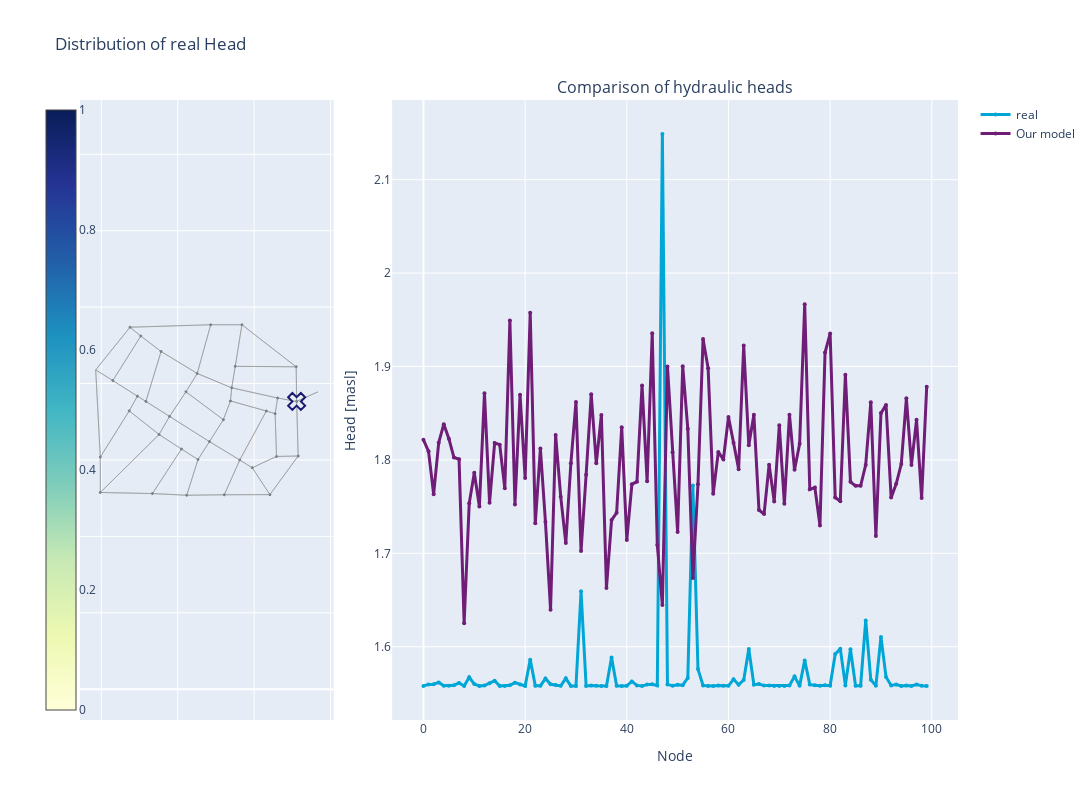

Notebook cell for this chart:
### Code cell
from utils.Dashboard import Dashboard
from IPython.display import display

_,_,_, pred, real, time = testing(model, val_loader)
d = Dashboard(pd.DataFrame(real.reshape(-1,n_nodes)),pd.DataFrame(pred.reshape(-1,n_nodes)),to_networkx(val_dataset[0],node_attrs=['pos']))
f = d.display_results()
display(f)

### Figure 1 — Plotly figure (JSON) as saved in the notebook; plotly's stock layout.template omitted (floating-point values rounded to 4 significant figures; data arrays with more than 128 entries replaced by an {"elided": "..."} marker saying what was removed)
{"data": [{"hovertemplate": "%{text}", "marker": {"cmax": 1, "cmin": 0, "color": [1.558, 1.446, 1.173, 1.422, 1.145, 1.993, 2.286, 2.133, 2.056, 1.391, 1.287, 1.453, 1.34, 1.51, 1.693, 1.83, 1.654, 1.373, 1.509, 1.558, 1.554, 1.764, 1.815, 2.245, 1.847, 1.346, 1.473, 2.026, 1.573, 1.489, 1.403, 1.399, 1.587, 1.581, 1.729, 1.805], "colorbar": {"ticklabelposition": "outside", "x": -0.05}, "colorscale": [[0.0, "rgb(255,255,217)"], [0.125, "rgb(237,248,177)"], [0.25, "rgb(199,233,180)"], [0.375, "rgb(127,205,187)"], [0.5, "rgb(65,182,196)"], [0.625, "rgb(29,145,192)"], [0.75, "rgb(34,94,168)"], [0.875, "rgb(37,52,148)"], [1.0, "rgb(8,29,88)"]], "line": {"color": "DarkSlateGrey", "width": 1}, "showscale": true, "size": [0.4131, 0.3015, 0.02841, 0.2766, 0.0, 0.8481, 1.141, 0.9882, 0.9112, 0.246, 0.1421, 0.3077, 0.1947, 0.365, 0.5477, 0.6853, 0.5086, 0.2285, 0.3644, 0.4131, 0.4091, 0.6193, 0.6697, 1.1, 0.7023, 0.2006, 0.328, 0.881, 0.4278, 0.3444, 0.2577, 0.254, 0.4416, 0.4358, 0.5841, 0.66], "sizemin": 1, "sizeref": 1.143}, "mode": "markers", "name": "coordinates", "showlegend": false, "text": ["<b><br> Node ID: </b> 0 <br> <b>Value:</b> 1.56", "<b><br> Node ID: </b> 1 <br> <b>Value:</b> 1.45", "<b><br> Node ID: </b> 2 <br> <b>Value:</b> 1.17", "<b><br> Node ID: </b> 3 <br> <b>Value:</b> 1.42", "<b><br> Node ID: </b> 4 <br> <b>Value:</b> 1.14", "<b><br> Node ID: </b> 5 <br> <b>Value:</b> 1.99", "<b><br> Node ID: </b> 6 <br> <b>Value:</b> 2.29", "<b><br> Node ID: </b> 7 <br> <b>Value:</b> 2.13", "<b><br> Node ID: </b> 8 <br> <b>Value:</b> 2.06", "<b><br> Node ID: </b> 9 <br> <b>Value:</b> 1.39", "<b><br> Node ID: </b> 10 <br> <b>Value:</b> 1.29", "<b><br> Node ID: </b> 11 <br> <b>Value:</b> 1.45", "<b><br> Node ID: </b> 12 <br> <b>Value:</b> 1.34", "<b><br> Node ID: </b> 13 <br> <b>Value:</b> 1.51", "<b><br> Node ID: </b> 14 <br> <b>Value:</b> 1.69", "<b><br> Node ID: </b> 15 <br> <b>Value:</b> 1.83", "<b><br> Node ID: </b> 16 <br> <b>Value:</b> 1.65", "<b><br> Node ID: </b> 17 <br> <b>Value:</b> 1.37", "<b><br> Node ID: </b> 18 <br> <b>Value:</b> 1.51", "<b><br> Node ID: </b> 19 <br> <b>Value:</b> 1.56", "<b><br> Node ID: </b> 20 <br> <b>Value:</b> 1.55", "<b><br> Node ID: </b> 21 <br> <b>Value:</b> 1.76", "<b><br> Node ID: </b> 22 <br> <b>Value:</b> 1.81", "<b><br> Node ID: </b> 23 <br> <b>Value:</b> 2.25", "<b><br> Node ID: </b> 24 <br> <b>Value:</b> 1.85", "<b><br> Node ID: </b> 25 <br> <b>Value:</b> 1.35", "<b><br> Node ID: </b> 26 <br> <b>Value:</b> 1.47", "<b><br> Node ID: </b> 27 <br> <b>Value:</b> 2.03", "<b><br> Node ID: </b> 28 <br> <b>Value:</b> 1.57", "<b><br> Node ID: </b> 29 <br> <b>Value:</b> 1.49", "<b><br> Node ID: </b> 30 <br> <b>Value:</b> 1.40", "<b><br> Node ID: </b> 31 <br> <b>Value:</b> 1.40", "<b><br> Node ID: </b> 32 <br> <b>Value:</b> 1.59", "<b><br> Node ID: </b> 33 <br> <b>Value:</b> 1.58", "<b><br> Node ID: </b> 34 <br> <b>Value:</b> 1.73", "<b><br> Node ID: </b> 35 <br> <b>Value:</b> 1.80"], "x": [7112.0, 5680.0, 4862.0, 2751.0, 1853.0, 1974.0, 1974.0, 4235.0, 6412.0, 5413.0, 4511.0, 3034.0, 2302.0, 2945.0, 3786.0, 4830.0, 7100.0, 5506.0, 3564.0, 3167.0, 2731.0, 3511.0, 4098.0, 3337.0, 4531.0, 4215.0, 5194.0, 5218.0, 5623.0, 5951.0, 6614.0, 5380.0, 6319.0, 6549.0, 6586.0, 7152.0, 7670.0], "y": [7532.0, 9539.0, 9539.0, 9474.0, 8358.0, 6076.0, 5150.0, 5077.0, 5093.0, 7888.0, 8265.0, 9244.0, 8078.0, 7670.0, 7140.0, 6481.0, 8439.0, 8451.0, 8839.0, 7532.0, 7286.0, 6667.0, 6286.0, 5121.0, 6011.0, 7783.0, 7055.0, 5089.0, 5999.0, 5797.0, 7621.0, 7544.0, 7282.0, 7213.0, 6092.0, 6104.0, 7783.0], "type": "scatter", "uid": "1338a1cb-a317-445d-b7d4-1f4f22201dbf", "xaxis": "x", "yaxis": "y"}, {"line": {"width": 3}, "marker": {"color": "#00A6D6", "size": 4}, "mode": "lines+markers", "name": "real", "x": [0, 1, 2, 3, 4, 5, 6, 7, 8, 9, 10, 11, 12, 13, 14, 15, 16, 17, 18, 19, 20, 21, 22, 23, 24, 25, 26, 27, 28, 29, 30, 31, 32, 33, 34, 35, 36, 37, 38, 39, 40, 41, 42, 43, 44, 45, 46, 47, 48, 49, 50, 51, 52, 53, 54, 55, 56, 57, 58, 59, 60, 61, 62, 63, 64, 65, 66, 67, 68, 69, 70, 71, 72, 73, 74, 75, 76, 77, 78, 79, 80, 81, 82, 83, 84, 85, 86, 87, 88, 89, 90, 91, 92, 93, 94, 95, 96, 97, 98, 99], "y": [1.558, 1.56, 1.56, 1.562, 1.558, 1.558, 1.559, 1.561, 1.558, 1.567, 1.56, 1.558, 1.558, 1.561, 1.564, 1.558, 1.558, 1.559, 1.562, 1.559, 1.558, 1.586, 1.558, 1.558, 1.566, 1.56, 1.559, 1.558, 1.566, 1.558, 1.558, 1.659, 1.558, 1.559, 1.558, 1.558, 1.558, 1.588, 1.558, 1.558, 1.558, 1.563, 1.559, 1.558, 1.559, 1.56, 1.558, 2.149, 1.56, 1.558, 1.559, 1.559, 1.567, 1.773, 1.576, 1.558, 1.558, 1.558, 1.558, 1.558, 1.558, 1.565, 1.559, 1.564, 1.598, 1.559, 1.56, 1.558, 1.558, 1.558, 1.558, 1.558, 1.558, 1.568, 1.558, 1.585, 1.559, 1.559, 1.558, 1.559, 1.558, 1.592, 1.598, 1.559, 1.597, 1.558, 1.558, 1.628, 1.565, 1.558, 1.611, 1.567, 1.559, 1.559, 1.558, 1.558, 1.558, 1.56, 1.558, 1.558], "type": "scatter", "uid": "bd65330b-4ceb-4504-ac5a-52be5ade940e", "xaxis": "x2", "yaxis": "y2"}, {"line": {"width": 3}, "marker": {"color": "#6F1D77", "size": 4}, "mode": "lines+markers", "name": "Our model", "x": [0, 1, 2, 3, 4, 5, 6, 7, 8, 9, 10, 11, 12, 13, 14, 15, 16, 17, 18, 19, 20, 21, 22, 23, 24, 25, 26, 27, 28, 29, 30, 31, 32, 33, 34, 35, 36, 37, 38, 39, 40, 41, 42, 43, 44, 45, 46, 47, 48, 49, 50, 51, 52, 53, 54, 55, 56, 57, 58, 59, 60, 61, 62, 63, 64, 65, 66, 67, 68, 69, 70, 71, 72, 73, 74, 75, 76, 77, 78, 79, 80, 81, 82, 83, 84, 85, 86, 87, 88, 89, 90, 91, 92, 93, 94, 95, 96, 97, 98, 99], "y": [1.821, 1.809, 1.763, 1.818, 1.838, 1.823, 1.803, 1.801, 1.625, 1.753, 1.786, 1.75, 1.871, 1.754, 1.818, 1.816, 1.77, 1.949, 1.752, 1.87, 1.781, 1.958, 1.732, 1.812, 1.733, 1.64, 1.827, 1.761, 1.711, 1.796, 1.862, 1.702, 1.784, 1.87, 1.796, 1.848, 1.663, 1.736, 1.743, 1.835, 1.714, 1.774, 1.777, 1.88, 1.777, 1.936, 1.709, 1.645, 1.9, 1.808, 1.723, 1.9, 1.833, 1.674, 1.774, 1.929, 1.898, 1.764, 1.809, 1.8, 1.846, 1.818, 1.79, 1.922, 1.816, 1.848, 1.746, 1.742, 1.795, 1.755, 1.837, 1.753, 1.848, 1.789, 1.817, 1.967, 1.768, 1.77, 1.73, 1.915, 1.935, 1.76, 1.756, 1.891, 1.776, 1.772, 1.772, 1.795, 1.862, 1.719, 1.85, 1.859, 1.76, 1.774, 1.795, 1.866, 1.795, 1.843, 1.759, 1.878], "type": "scatter", "uid": "72c20ef9-4d61-4820-bc5f-1942c1967e8c", "xaxis": "x2", "yaxis": "y2"}, {"hoverinfo": "none", "line": {"color": "#888", "width": 0.5}, "mode": "lines", "showlegend": false, "x": {"elided": "348 float values"}, "y": {"elided": "348 float values"}, "type": "scatter", "uid": "be41fcd6-c8e4-48dd-b083-17dd17f7f597", "xaxis": "x", "yaxis": "y"}, {"marker": {"color": "midnightblue", "line": {"width": 2}, "size": 15, "symbol": "x-open"}, "showlegend": false, "x": [7112.0], "y": [7532.0], "type": "scatter", "uid": "bc95b245-7499-4168-a59e-99c37a841bfd", "xaxis": "x", "yaxis": "y"}], "layout": {"annotations": [{"font": {"size": 16}, "showarrow": false, "text": " ", "x": 0.1444, "xanchor": "center", "xref": "paper", "y": 1.0, "yanchor": "bottom", "yref": "paper"}, {"font": {"size": 16}, "showarrow": false, "text": "Comparison of hydraulic heads", "x": 0.6778, "xanchor": "center", "xref": "paper", "y": 1.0, "yanchor": "bottom", "yref": "paper"}], "xaxis": {"anchor": "y", "domain": [0.0, 0.2889], "showticklabels": false}, "yaxis": {"anchor": "x", "domain": [0.0, 1.0], "scaleanchor": "x", "scaleratio": 1, "showticklabels": false}, "xaxis2": {"anchor": "y2", "domain": [0.3556, 1.0], "title": {"text": "Node"}}, "yaxis2": {"anchor": "x2", "domain": [0.0, 1.0], "title": {"text": "Head [masl]"}}, "width": 1600, "height": 800, "title": {"text": "Distribution of real Head"}}}
